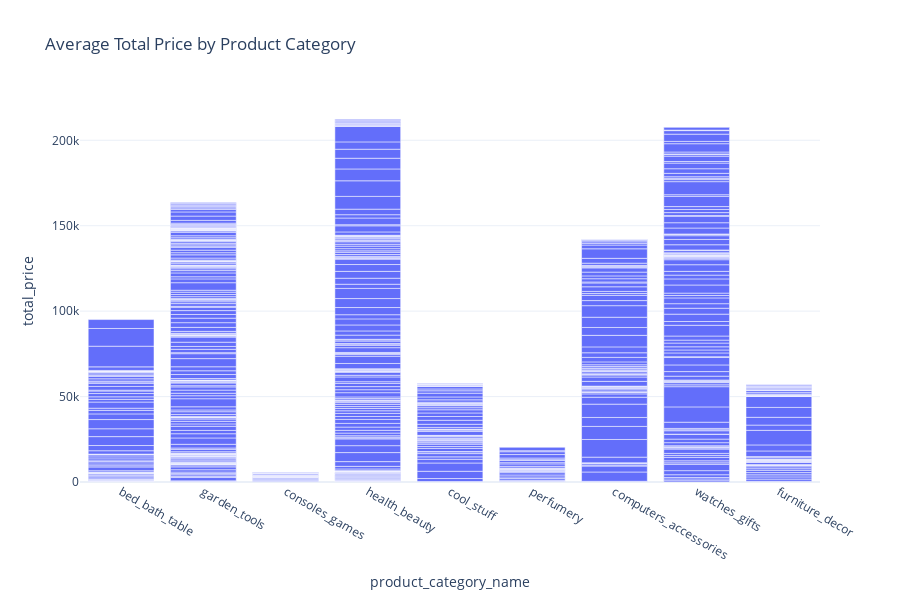

The code cell stored with this chart in its notebook:
### Code cell
fig = px.bar(df1, x='product_category_name', 
             y='total_price', 
             title='Average Total Price by Product Category')

fig.update_layout(
    width=900,  # Set the width of the plot
    height=600  # Set the height of the plot to match the width
)
fig.show()

### Figure 1 — Plotly figure (JSON) as saved in the notebook; plotly's stock layout.template omitted (floating-point values rounded to 4 significant figures; data arrays with more than 128 entries replaced by an {"elided": "..."} marker saying what was removed)
{"data": [{"alignmentgroup": "True", "hovertemplate": "product_category_name=%{x}<br>total_price=%{y}<extra></extra>", "legendgroup": "", "marker": {"color": "#636efa", "pattern": {"shape": ""}}, "name": "", "offsetgroup": "", "orientation": "v", "showlegend": false, "textposition": "auto", "type": "bar", "x": {"elided": "676 str values"}, "xaxis": "x", "y": {"elided": "676 float values"}, "yaxis": "y"}], "layout": {"barmode": "relative", "height": 600, "legend": {"tracegroupgap": 0}, "title": {"text": "Average Total Price by Product Category"}, "width": 900, "xaxis": {"anchor": "y", "autorange": true, "domain": [0, 1], "range": [-0.5, 8.5], "title": {"text": "product_category_name"}, "type": "category"}, "yaxis": {"anchor": "x", "autorange": true, "domain": [0, 1], "range": [0, 223600.0], "title": {"text": "total_price"}, "type": "linear"}}}
